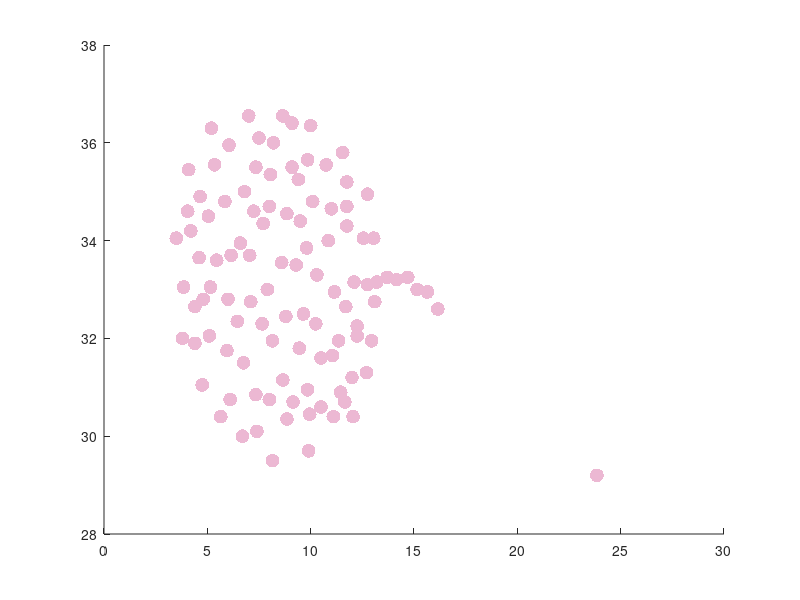

Recreate this plot in MATLAB.
data=importdata('Bridge.txt');
 x=data(:,1:2);
 out=data(:,3);
 
  n= length(x);
S=zeros(n,n);%initalizing the similarity matrix to zero


%Computing the Similarity Matrix 
for i=1:n
    for k=1:n
        S(i,k)=-norm(x(i)-x(k)); %Similarity matrix is computed by taking negative norm of two points here, however, other methods can be used
    end
end

I=(median(median(S))*eye(n))*30; %Evaluating I using median of the off-diagonal elements of Similarity matrix
S=S+I;





% Initialize messages
N=size(S,1); 
A=zeros(N,N); %Initalizing availability matrix to zero
R=zeros(N,N); %Initalizing responsibility matrix to zero
S=S+(eps*randn(N,N))*(max(S(:))-min(S(:)))*2; % Remove degeneracies
lam=0.8; % Set damping factor


for i=1:100 %number of iterations set to 100, can be changed depending on dataset
  
    % Compute responsibilities
    Rold=R; %Using Rold to record the previous iteration's responsibility matrix
    AS=A+S; 
    [Y,I]=max(AS,[],2); %Y stores the value of maximum value of each column of AS matrix, I stores the row index of the that value in AS
    for i=1:N 
      AS(i,I(i))=-realmax; %setting the value of maximum of AS (where i=k) equal to the IEEE minimum value
    end
    [Y2,I2]=max(AS,[],2); %second maximum value(for i=k) case
    R=S-repmat(Y,[1,N]); %repmat function makes a matrix with all N columns equal to column vector Y. Therefore, R=S-Max(A+S)
    for i=1:N 
      R(i,I(i))=S(i,I(i))-Y2(i); 
    end
    R=(1-lam)*R+lam*Rold; % Dampen responsibilities

    % Compute availabilities
    Aold=A;  %Using Aold to record the previous iteration's availibility matrix
    Rp=max(R,0); 
    for k=1:N 
      Rp(k,k)=R(k,k); 
    end
    A=repmat(sum(Rp,1),[N,1])-Rp;
    dA=diag(A); 
    A=min(A,0);
    for k=1:N 
      A(k,k)=dA(k);
    end
    A=(1-lam)*A+lam*Aold; % Dampen availabilities
    
end

E=R+A; % Pseudomarginals
I=find(diag(E)>0); 
K=length(I); % Indices of exemplars
[tmp,c]=max(S(:,I),[],2); 
idx=I(c); % Assignments, idx shows the indices of exemplars in the input data
disp(idx);
           

% for i=1:n
%     disp([i,idx(i)]);
% end

disp([unique(idx),histc(idx,unique(idx))]); %displays the exemplar index and the number of elements belonging to its cluster


acc=zeros(2,2);
y=zeros(1,n);
ybar=zeros(1,n);

for i=1:n
    if (idx(i)>=1 && idx(i)<=102)
        ybar(i)=3;
    elseif (idx(i)>=103 && idx(i)<=232)
        ybar(i)=6;
    end
end
for i=1:n
    acc(out(i)/3,ybar(i)/3)= acc(out(i)/3,ybar(i)/3)+1;
end

disp(acc);

uidx=unique(idx);
color=(idx+20)/(sum(uidx)+200);
color=[color color color]+[rand() rand() rand()]
scatter(x(:,1),x(:,2),100,color,'filled');
set(gca,'Color','k');